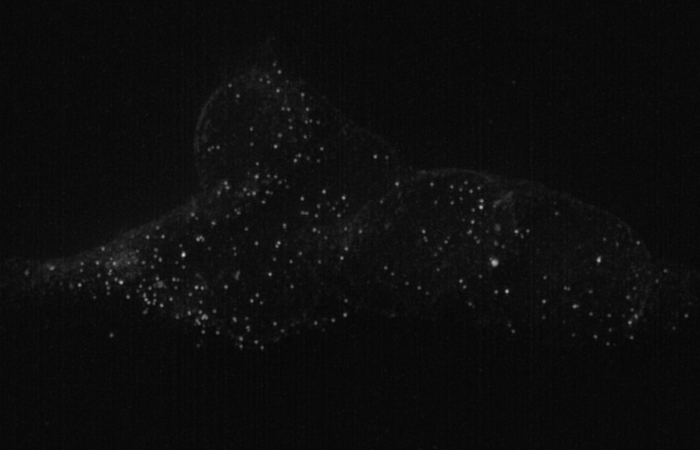
#> input picture gaussian_params/smfish.png, 700 x 450 px
$ jupyter execute zoom_to_blobs_smFISH.ipynb
#> lines starting #> are read from the running program, lines starting #| are printed output that depends on the picture
[cell 1]
from math import sqrt
from math import floor
from scipy import optimize
from skimage import data
from skimage.feature import blob_log
from skimage.color import rgb2gray
from skimage.io import imread
from sklearn.cluster import AffinityPropagation
from sklearn.neighbors import KDTree
from numpy import pi, r_
import matplotlib.pyplot as plt
import numpy as np
import math, random, sys
sys.path.insert(0, '../../FISH-annotation/Annotation')
import util

[cell 2]
def gaussian(height, center_x, center_y, width_x, width_y):
    """Returns a gaussian function with the given parameters"""
    width_x = float(width_x)
    width_y = float(width_y)
    return lambda x,y: height*np.exp(
                -(((center_x-x)/width_x)**2+((center_y-y)/width_y)**2)/2)

def moments(data):
    """Returns (height, x, y, width_x, width_y)
    the gaussian parameters of a 2D distribution by calculating its
    moments """
    total = data.sum()
    X, Y = np.indices(data.shape)
    x = (X*data).sum()/total
    y = (Y*data).sum()/total
    col = data[:, int(y)]
    width_x = np.sqrt(np.abs((np.arange(col.size)-y)**2*col).sum()/col.sum())
    row = data[int(x), :]
    width_y = np.sqrt(np.abs((np.arange(row.size)-x)**2*row).sum()/row.sum())
    height = data.max()
    return height, x, y, width_x, width_y

def fitgaussian(data):
    """Returns (height, x, y, width_x, width_y)
    the gaussian parameters of a 2D distribution found by a fit"""
    params = moments(data)
    errorfunction = lambda p: np.ravel(gaussian(*p)(*np.indices(data.shape)) -
                                 data)
    p, success = optimize.leastsq(errorfunction, params)
    return p

# Chemistry parameters

[cell 3]
optimal_threshold = 0.06

img_path = 'smfish.png'
im = imread(img_path)
#> im is the input picture: shape (450, 700); min 6, max 206, mean 13.2
im = rgb2gray(im)

img_height, img_width = 450, 700

coords_path = 'smfish.csv'

[cell 4]
margin = 4					# margin around each spot, in pixels
thresholds = np.arange(0.02, 0.18, 0.005)
correctness_threshold = 4

# Run blob detection
Use the optimal intensity threshold (threshold = 0.6) found in `blob_log_smFISH_auto_detect_best_intensity_threshold.ipynb`.

[cell 5]
blobs_log = blob_log(im, max_sigma=10, num_sigma=10, threshold=optimal_threshold)
#> blobs_log = 248 rows, first 8: [254, 183, 2], [262, 494, 3], [207, 481, 1], [260, 598, 2], [291, 506, 1], [282, 121, 1], [287, 196, 1], [197, 343, 1]

# Visualize blobs found by blobs_log()

[cell 6]
blobs_list = []
for r, c, sigma in blobs_log:
    blobs_list.append([c, r])
#> this loop made 248 passes
#> after the loop, blobs_list = 248 pairs, first value 26 to 686, second value 64 to 347

plt.figure(figsize = (12, 8))
for c, r in blobs_list:
    plt.scatter([int(c)], [int(r)], c='c')
#> this loop made 248 passes
#> (c, r) on passes 1 to 3: (183, 254), (494, 262), (481, 207)
plt.imshow(im, cmap='gray')
plt.title('Blobs detected by blobs_log()')
plt.show()
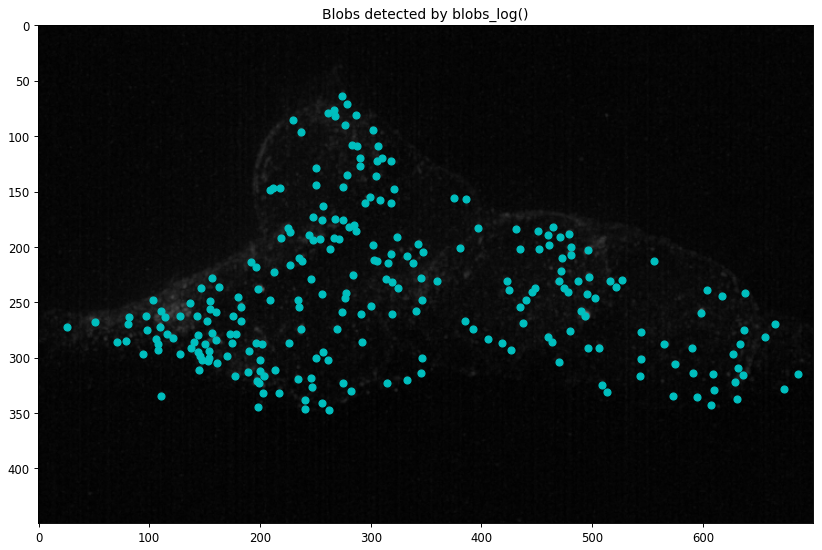
#> figure drawn by matplotlib, 1 panel

[cell 7]
# [4 lines of commented-out code are left out]

### For comparison, these are the blobs that were found by the expert:

[cell 8]
plt.figure(figsize = (12, 8))
coords = np.genfromtxt(coords_path, delimiter=',')
for coord in coords:
    plt.scatter(coord[0], coord[1], facecolors = 'y')
plt.title('smFISH Sample Image with Expert Annotations')
plt.imshow(im, cmap='gray')
plt.show()
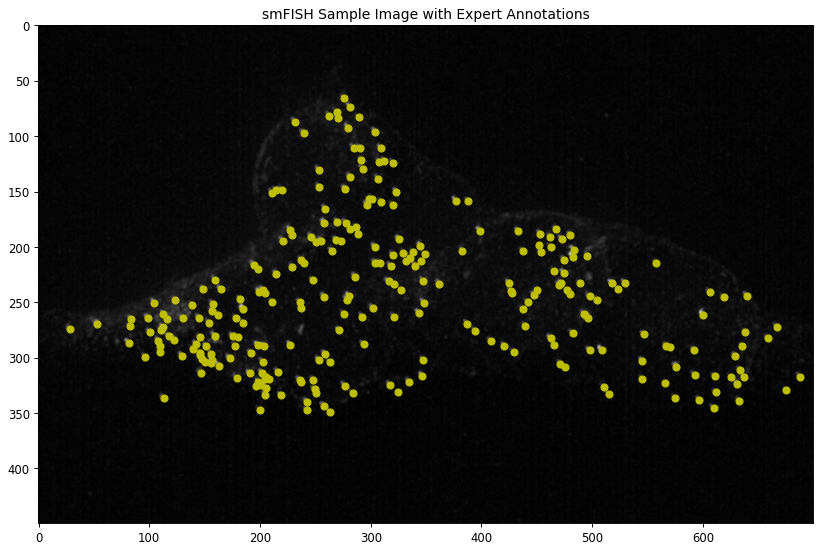
#> figure drawn by matplotlib, 1 panel

# Bound crowded regions using blobs found by blobs_log()

## Approach
1. Identify all crowded spots. Crowded spots are less than a crosshair arm length from the nearest neighbor.
2. Separate regions with many crowded spots.
3. Define a bounding box around each region with many crowded spots.

## Goal 1: Identify crowded spots.

Highlight spots which are too close to (i.e. less than an crosshair arm length from) the nearest neighbor.

#### Min distance between two spots = crosshair arm length, relative to image width

There's a minimum distance between two spots for the crosshair mark left on one spot to not obscure the other spot. This minimum distance is the length of one arm of a crosshair. This minimum distance is in proportion with the pixel width of the image, since in Quantius the crosshairs take up the same proportion of the image regardless of image size.

Measuring by hand, I found the crosshair to image width ratio to be about 7:115, or 0.0609. Therefore one crosshair arm length is 0.03045 times the image width, so spots should be at least that far apart.

**"Crowded spots"** are spots which are less than a crosshair arm's length from the nearest neighbor.

[cell 9]
kdt = KDTree(blobs_list, leaf_size=2, metric='euclidean')

def get_nnd(coord, kdt):
    dist, ind = kdt.query([coord], k=2)
    return dist[0][1]

crosshair_arm_to_image_width_ratio = 0.03045   # measured empirically in Quantius's UI
crosshair_arm_length = crosshair_arm_to_image_width_ratio * img_width
print('crosshair_arm_length = ' + str(crosshair_arm_length))

plt.figure(figsize = (12, 8))
close_distances = []
crowded_spots = []
for coord in blobs_list:
    nnd = get_nnd(coord, kdt)
    if nnd < crosshair_arm_length:
        close_distances.append(nnd)
        crowded_spots.append(coord)
        plt.scatter(coord[0], coord[1], facecolors = 'm')
    else:
        plt.scatter(coord[0], coord[1], facecolors = 'c')
#> this loop made 248 passes
#> (coord, dist in get_nnd, ind in get_nnd, nnd) on passes 1 to 3: ([183, 254], [[0, 9.49]], [[0, 148]], 9.49), ([494, 262], [[0, 5.66]], [[1, 225]], 5.66), ([481, 207], [[0, 7]], [[2, 26]], 7)
#> after the loop, close_distances = 238 values, max 21.21 at index 200, min 2.83 at index 108, mean 9.67; crowded_spots = 238 pairs, first value 71 to 686, second value 64 to 347

print('crowded spots / total spots = ' + str(len(crowded_spots)) + ' / ' + str(len(coords)) + ' = ' + str(round((float(len(crowded_spots))/len(coords)), 2)) + ' %')
#| crowded spots / total spots = 238 / 269 = 0.88 %

plt.title('magenta = crowded spots, cyan = other spots')
plt.imshow(im, cmap='gray')
plt.show()
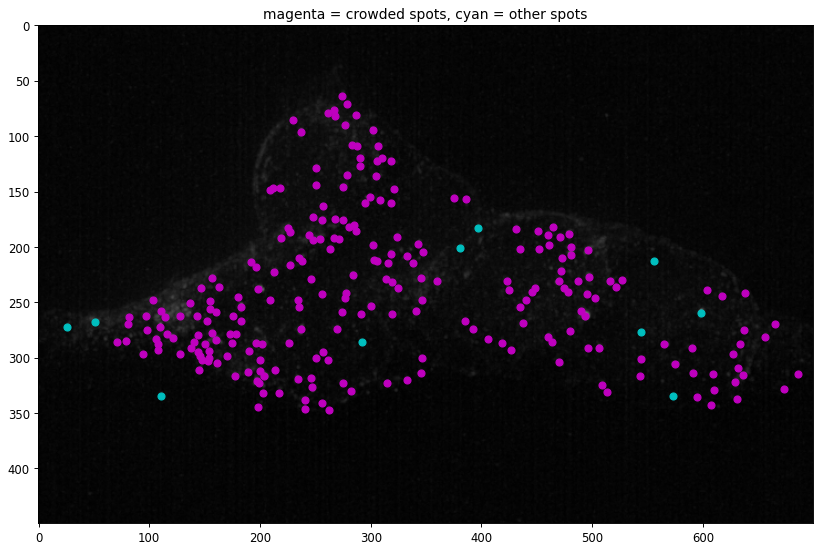
#> figure drawn by matplotlib, 1 panel
plt.hist(close_distances, color = 'm')
plt.title('Distances between each crowded spots and the nearest crowded spot')
plt.show()
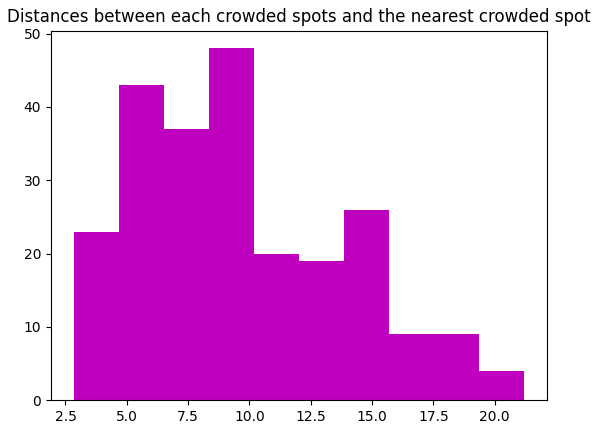
#> figure drawn by matplotlib, 1 panel; tallest bar 48 high, from x = 8.34 to 10.18

## Goal 2: Separate regions with many crowded spots.

Use AffinityPropagation on crowded spots to separate out regions with many crowded spots. Smaller preference parameter results in fewer separated regions.

[cell 10]
pref_param = -50000
crowded_coords = np.asarray(crowded_spots)
#> crowded_coords has the same summary as crowded_spots
af = AffinityPropagation(preference = pref_param).fit(crowded_coords)
centers = [crowded_coords[index] for index in af.cluster_centers_indices_]
#> centers = [[324, 191], [341, 258], [234, 319], [473, 210], [480, 276], [627, 297], [283, 108], [235, 210], [144, 280]]
print(centers)
#| [array([324., 191.]), array([341., 258.]), array([234., 319.]), array([473., 210.]), array([480., 276.]), array([627., 297.]), array([283., 108.]), array([235., 210.]), array([144., 280.])]

[cell 11]
for coord in blobs_list:
    nnd = get_nnd(coord, kdt)
    if nnd < crosshair_arm_length:
        plt.scatter(coord[0], coord[1], facecolors = 'm')
    else:
        plt.scatter(coord[0], coord[1], facecolors = 'c')
for center in centers:
    plt.scatter(center[0], center[1], facecolors = 'orange')
#> this loop made 9 passes
plt.show()
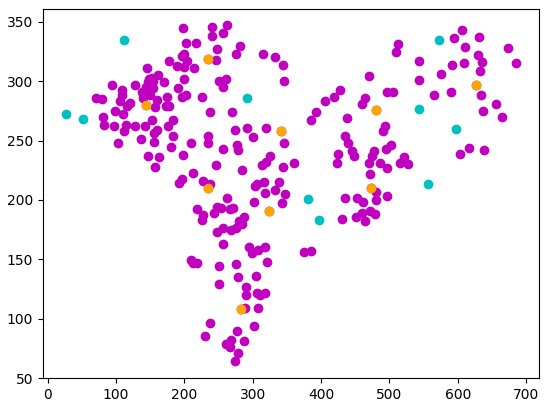
#> figure drawn by matplotlib, 1 panel

## Goal 3: Define a bounding box around each region with many crowded spots.

[cell 12]
cluster_members_lists = [[] for i in range(len(centers))]
#> cluster_members_lists = [[], [], [], [], [], [], [], [], []]
for label_index, coord in zip(af.labels_, crowded_coords):
    cluster_members_lists[label_index].append(coord)
#> this loop made 238 passes
#> (label_index, coord) on passes 1 to 3: (8, [183, 254]), (4, [494, 262]), (3, [481, 207])

crop_bounds = []
for l in cluster_members_lists:
    l = np.asarray(l)
    x = l[:,0]
    y = l[:,1]
    crop_bounds.append((min(x), max(x), min(y), max(y)))
#> this loop made 9 passes
#> after the loop, crop_bounds = [(275, 386, 148, 229), (291, 406, 228, 323), (189, 282, 274, 347), (423, 527, 182, 241), (419, 544, 243, 331), (565, 686, 239, 343), (230, 318, 64, 146), (192, 284, 147, 259), (71, 190, 228, 317)]
print(crop_bounds)
#> (printed output is left out)

[cell 13]
from matplotlib.patches import Rectangle
fig,ax = plt.subplots(1)
for coord in blobs_list:
    nnd = get_nnd(coord, kdt)
    if nnd < crosshair_arm_length:
        ax.scatter(coord[0], coord[1], facecolors = 'm')
    else:
        ax.scatter(coord[0], coord[1], facecolors = 'c')
for center in centers:
    plt.scatter(center[0], center[1], facecolors = 'orange')

colors = ['red', 'orange', 'black', 'green', 'blue', 'purple', 'violet', 'cyan', 'brown']
for crop, col in zip(crop_bounds, colors):
    rect = Rectangle((crop[0], crop[2]), crop[1]-crop[0], crop[3]-crop[2], edgecolor = col, facecolor = 'none')
    ax.add_patch(rect)
#> this loop made 9 passes
plt.title('Original coords with crops shown')
plt.show()
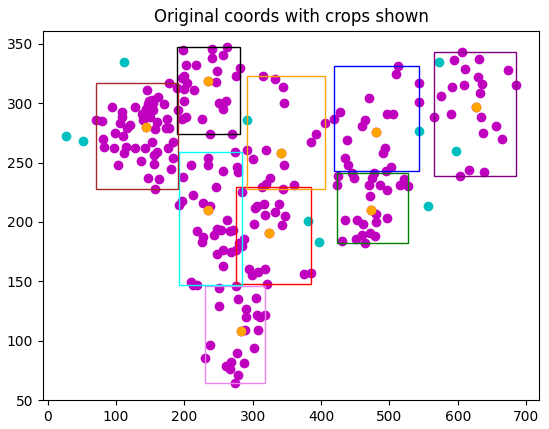
#> figure drawn by matplotlib, 1 panel

[cell 14]
for i in range(len(crop_bounds)):
    print('-------------------------------------------------')
    print('Crop ' + str(i))

    crop = crop_bounds[i]
    col = colors[i]
    xmin = crop[0]
    xmax = crop[1]
    ymin = crop[2]
    ymax = crop[3]
    crop_width = crop[1]-crop[0]
    crosshair_arm_length = crosshair_arm_to_image_width_ratio * crop_width
    print('crosshair_arm_length = ' + str(crosshair_arm_length))

    crop_coords = []
    for coord in coords:
        if coord[0] >= xmin and coord[0] <= xmax:
            if coord[1] >= ymin and coord[1] <= ymax:
                crop_coords.append(coord)

    crop_kdt = KDTree(crop_coords, leaf_size=2, metric='euclidean')

    close_distances = []
    crowded_spots = []
    for coord in crop_coords:
        nnd = get_nnd(coord, crop_kdt)
        if nnd < crosshair_arm_length:
            close_distances.append(nnd)
            crowded_spots.append(coord)
            plt.scatter(coord[0], coord[1], facecolors = 'm')
        else:
            plt.scatter(coord[0], coord[1], facecolors = col)

    print('crowded spots / total spots = ' + str(len(crowded_spots)) + ' / ' + str(len(crop_coords)) + ' = ' + str(round((float(len(crowded_spots))/len(crop_coords)), 2)) + ' %')

    plt.title('magenta = crowded spots, ' + str(col) + '  = other spots')
    plt.show()
    plt.hist(close_distances, color = 'm')
    plt.yticks(np.arange(0, 10, step=1))
    plt.title('Dist. from each crowded spot to the nearest crowded spot')
    plt.show()
#> this loop made 9 passes
#> (col, xmin, xmax, ymin, ymax, crop_width, crosshair_arm_length) on pass 1: ('red', 275, 386, 148, 229, 111, 3.38)
#> (printed output is left out)
#> pass 1, `plt.show()`:
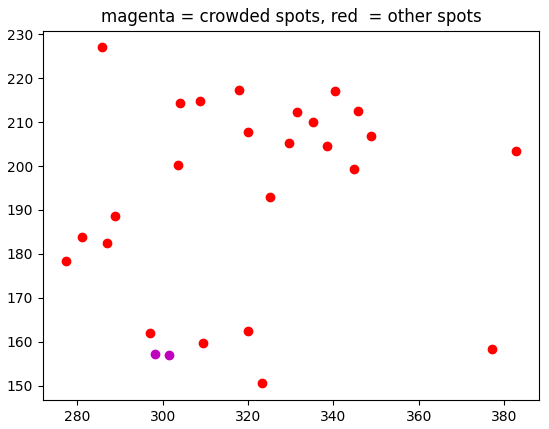
#> figure drawn by matplotlib, 1 panel
#> pass 1, `plt.show()`:
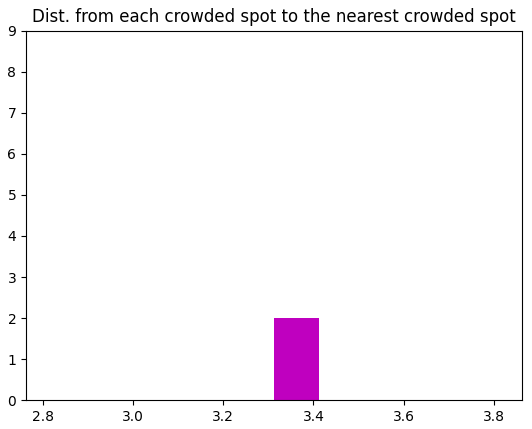
#> figure drawn by matplotlib, 1 panel; tallest bar 2 high, from x = 3.31 to 3.41
#> pass 2, `plt.show()`:
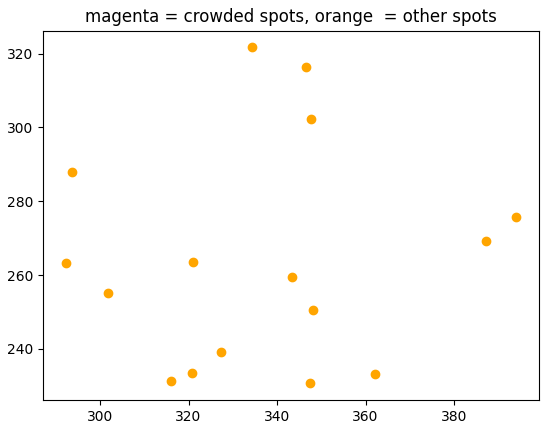
#> figure drawn by matplotlib, 1 panel
#> pass 2, `plt.show()`:
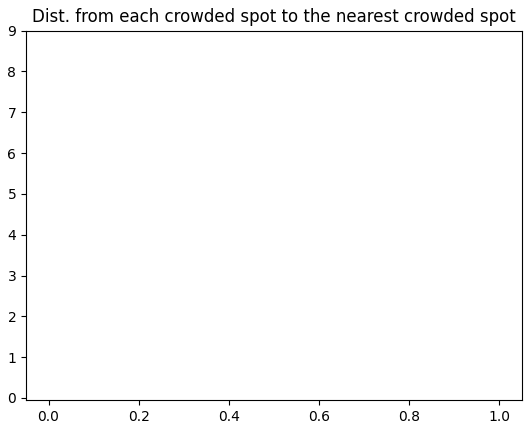
#> figure drawn by matplotlib, 1 panel

$ run again, with gaussian_params/rca.png copied over gaussian_params/smfish.png
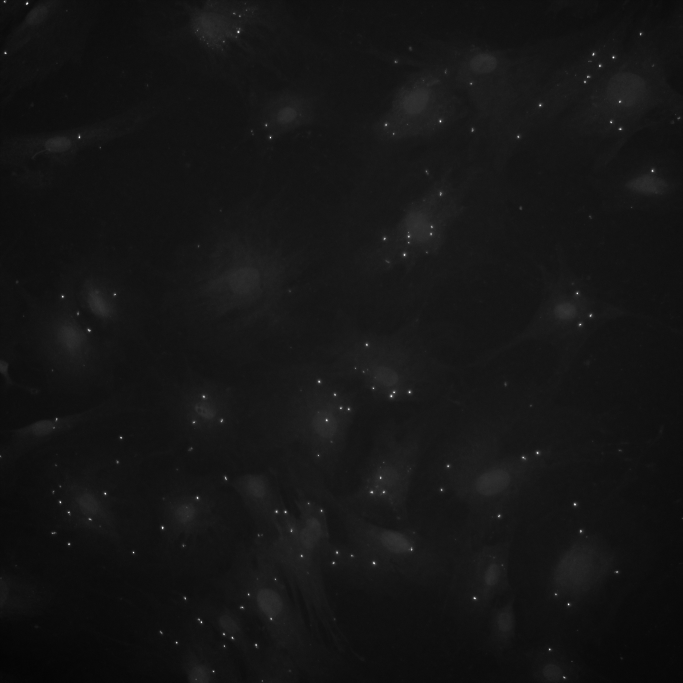
#> input picture gaussian_params/rca.png, 2048 x 2048 px (shown at 1/3 size)
#> im is the input picture: shape (2048, 2048); min 0, max 255, mean 21.2
#> blobs_log = 197 rows, first 8: [10, 81, 2], [96, 715, 2], [1513, 1724, 2], [172, 1840, 2], [159, 16, 2], [1813, 1705, 2], [1480, 315, 2], [1866, 604, 2]
#> the loop `for r, c, sigma in blobs_log:` made 197 passes
#> after the loop `for r, c, sigma in blobs_log:`: blobs_list = 197 pairs, first value 0 to 2047, second value 0 to 2042
#> the loop `for c, r in blobs_list:` made 197 passes
#> (c, r) on passes 1 to 3: (81, 10), (715, 96), (1724, 1513)
#> the loop `for coord in blobs_list:` made 197 passes
#> (coord, dist in get_nnd, ind in get_nnd, nnd) on passes 1 to 3: ([81, 10], [[0, 67.74]], [[0, 131]], 67.74), ([715, 96], [[0, 10.77]], [[1, 132]], 10.77), ([1724, 1513], [[0, 82]], [[2, 31]], 82)
#> after the loop `for coord in blobs_list:`: close_distances = 66 values, max 21.1 at index 14, min 3.61 at index 46, mean 8.6; crowded_spots = 66 pairs, first value 156 to 2037, second value 11 to 1941
#| crowded spots / total spots = 66 / 269 = 0.25 %
#> crowded_coords has the same summary as crowded_spots
#> centers = [[1763, 230], [1226, 709], [1569, 1372], [206, 1537], [170, 1257], [1234, 1649], [723, 1822], [1417, 386], [271, 991], [755, 393], [2033, 354], [786, 1604], [1958, 198], [710, 85], [1337, 213], [556, 1636]]
#> (printed output is left out)
#> the loop `for center in centers:` made 16 passes
#> `plt.show()`:
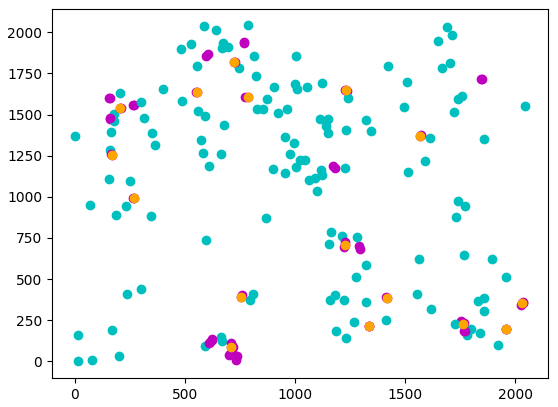
#> figure drawn by matplotlib, 1 panel
#> cluster_members_lists = [[], [], [], [], [], [], [], [], [], [], [], [], [], [], [], []]
#> the loop `for label_index, coord in zip(af.labels_, crowded_coords):` made 66 passes
#> (label_index, coord) on passes 1 to 8: (13, [715, 96]), (6, [604, 1866]), (6, [768, 1934]), (2, [1174, 1188]), (0, [1763, 230]), (1, [1226, 709]), (2, [1569, 1372]), (2, [1182, 1177])
#> the loop `for l in cluster_members_lists:` made 16 passes
#> (l, x, y) on passes 5, 6, 8, 9: ([[170, 1257], [167, 1262]], [170, 167], [1257, 1262]), ([[1234, 1649], [1235, 1642], [1227, 1647]], [1234, 1235, 1227], [1649, 1642, 1647]), ([[1416, 393], [1417, 386]], [1416, 1417], [393, 386]), ([[267, 991], [271, 991]], [267, 271], [991, 991])
#> after the loop `for l in cluster_members_lists:`: crop_bounds = 16 items, first 6: (1754, 1773, 184, 246), (1225, 1295, 681, 728), (1174, 1851, 1177, 1716), (156, 271, 1474, 1599), (167, 170, 1257, 1262), (1227, 1235, 1642, 1649)
#> (printed output is left out)
#> the loop `for crop, col in zip(crop_bounds, colors):` made 9 passes
#> `plt.show()`:
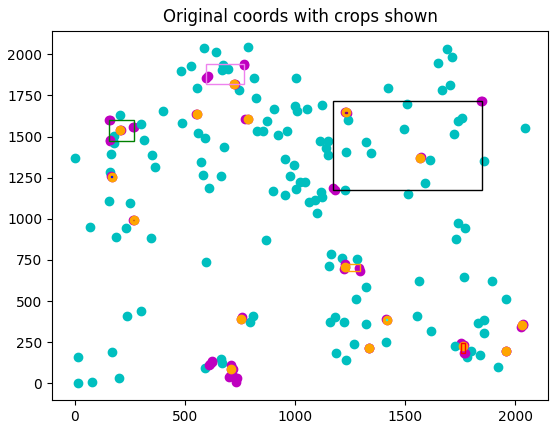
#> figure drawn by matplotlib, 1 panel
